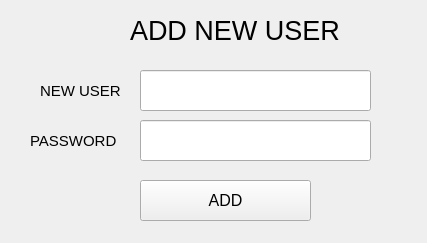
<?xml version="1.0" encoding="UTF-8"?>
<ui version="4.0">
 <class>ADD</class>
 <widget class="QWidget" name="ADD">
  <property name="geometry">
   <rect>
    <x>0</x>
    <y>0</y>
    <width>427</width>
    <height>243</height>
   </rect>
  </property>
  <property name="windowTitle">
   <string>Form</string>
  </property>
  <widget class="QLabel" name="add_label">
   <property name="geometry">
    <rect>
     <x>130</x>
     <y>20</y>
     <width>351</width>
     <height>21</height>
    </rect>
   </property>
   <property name="font">
    <font>
     <pointsize>20</pointsize>
    </font>
   </property>
   <property name="text">
    <string>ADD NEW USER</string>
   </property>
  </widget>
  <widget class="QLabel" name="nuser_lable">
   <property name="geometry">
    <rect>
     <x>40</x>
     <y>80</y>
     <width>101</width>
     <height>21</height>
    </rect>
   </property>
   <property name="font">
    <font>
     <pointsize>11</pointsize>
    </font>
   </property>
   <property name="text">
    <string>NEW USER</string>
   </property>
  </widget>
  <widget class="QLabel" name="pass_label">
   <property name="geometry">
    <rect>
     <x>30</x>
     <y>130</y>
     <width>101</width>
     <height>21</height>
    </rect>
   </property>
   <property name="font">
    <font>
     <pointsize>11</pointsize>
    </font>
   </property>
   <property name="text">
    <string>PASSWORD</string>
   </property>
  </widget>
  <widget class="QLineEdit" name="nuser_text">
   <property name="geometry">
    <rect>
     <x>140</x>
     <y>70</y>
     <width>231</width>
     <height>41</height>
    </rect>
   </property>
   <property name="font">
    <font>
     <pointsize>11</pointsize>
    </font>
   </property>
  </widget>
  <widget class="QLineEdit" name="pass_text">
   <property name="geometry">
    <rect>
     <x>140</x>
     <y>120</y>
     <width>231</width>
     <height>41</height>
    </rect>
   </property>
   <property name="font">
    <font>
     <pointsize>10</pointsize>
    </font>
   </property>
   <property name="echoMode">
    <enum>QLineEdit::Password</enum>
   </property>
  </widget>
  <widget class="QPushButton" name="add_button">
   <property name="geometry">
    <rect>
     <x>140</x>
     <y>180</y>
     <width>171</width>
     <height>41</height>
    </rect>
   </property>
   <property name="font">
    <font>
     <pointsize>12</pointsize>
    </font>
   </property>
   <property name="text">
    <string>ADD</string>
   </property>
  </widget>
 </widget>
 <resources/>
 <connections/>
</ui>
